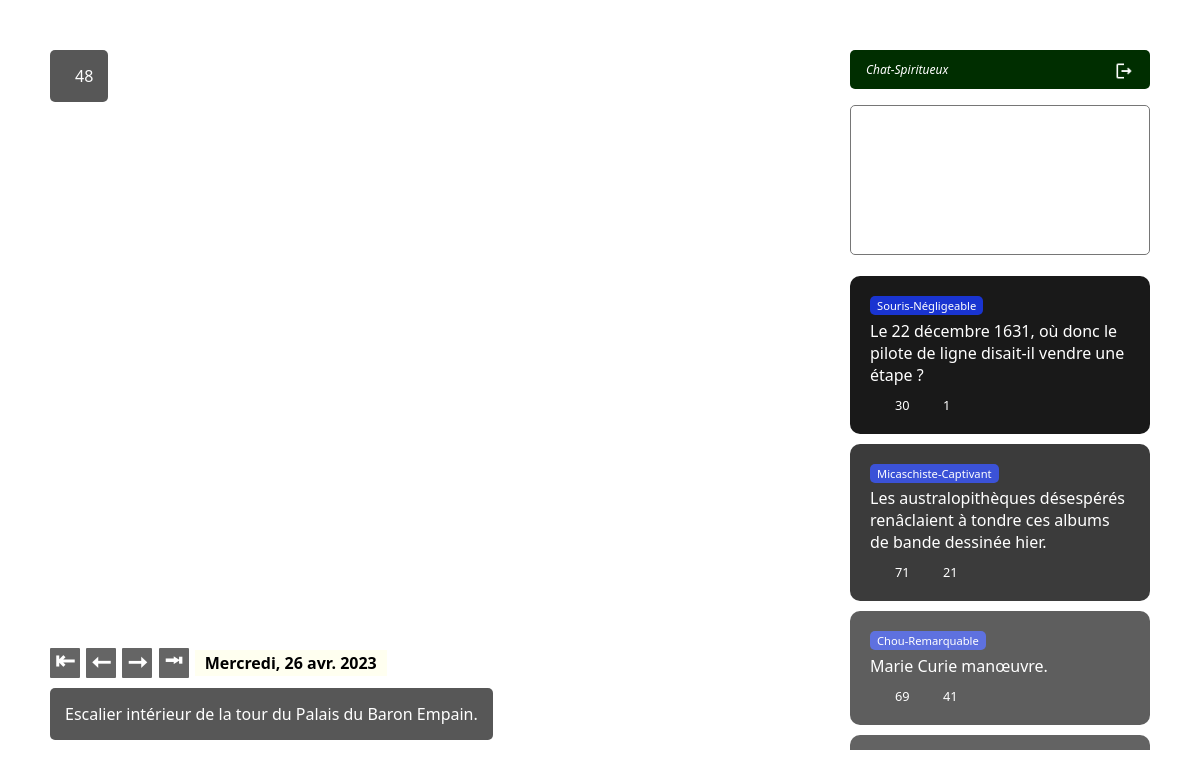
Page /index.php?op=afficher&jour=2023-04-26 (signed in) on the committed database.
### tables this page shows
CREATE TABLE `commentaire` (
  `id` int(10) UNSIGNED NOT NULL,
  `texte` varchar(500) DEFAULT NULL,
  `dateajout` datetime NOT NULL,
  `image_id` mediumint(8) UNSIGNED NOT NULL,
  `utilisateur_id` int(10) UNSIGNED NOT NULL
);

CREATE TABLE `utilisateur` (
  `id` int(10) UNSIGNED NOT NULL,
  `pseudo` varchar(50) DEFAULT NULL,
  `courriel` varchar(255) NOT NULL,
  `mdp` varchar(255) NOT NULL
);

CREATE TABLE `image` (
  `id` mediumint(8) UNSIGNED NOT NULL,
  `fichier` varchar(200) NOT NULL,
  `description` varchar(2000) DEFAULT NULL,
  `jour` date NOT NULL
);

### lib/image-modele.lib.php (called while the page is built)
<?php
function imageDuJour($jour) {
  $bd = ouvrirConnexion();
  $sql = "SELECT * FROM image WHERE jour='$jour'";
  return lireUn($bd, $sql);
}

### lib/sql.lib.php (called while the page is built, shortened)
<?php
function soumettreRequete($cnx, $req)
{
  return mysqli_query($cnx, $req);
}
function lire($cnx, $req, $mode=MYSQLI_ASSOC)
{
  $resultat = soumettreRequete($cnx, $req);
  if($resultat) {
    return mysqli_fetch_all($resultat, $mode);
  }
  return false;
}
function lireUn($cnx, $req)
{
  $resultat = soumettreRequete($cnx, $req);
  if($resultat) {
    return mysqli_fetch_assoc($resultat);
  }
  return false;
}

### lib/image-controleur.lib.php (called while the page is built, shortened)
<?php
$util = (isset($_SESSION['utilisateur'])) ? $_SESSION['utilisateur'] : false;
require_once('lib/sql.lib.php');
require('lib/plebiscite-modele.lib.php');
require('lib/commentaire-modele.lib.php');
extract(gererJours());
$image = imageDuJour($jour);
$plebiscite = obtenirEtatEtDecompte($image['id'], $util?$util['id']:0);
$commentaires = toutAvecVotes($image['id']);

### lib/plebiscite-modele.lib.php (called while the page is built, shortened)
<?php
function obtenirEtatEtDecompte($iid, $uid=0) {
  $bd = ouvrirConnexion();
  $sql = "SELECT
            COUNT(id) AS decompte,
            SUM(utilisateur_id=$uid) AS etat
          FROM plebiscite
          WHERE image_id=$iid";
  return lireUn($bd, $sql);
}

### lib/commentaire-modele.lib.php (called while the page is built, shortened)
<?php
function toutAvecVotes($iid) {
  $bd = ouvrirConnexion();
  $sql = "SELECT
            c.*,
            u.pseudo,
            SUM(CASE WHEN v.updown=1 THEN 1 ELSE 0 END) AS approbateurs,
            SUM(CASE WHEN v.updown=-1 THEN 1 ELSE 0 END) AS desapprobateurs,
            -- On doit éviter la division par 0 lors du calcul du taux :
            COALESCE(
              ROUND(
                SUM(CASE WHEN v.updown=1 THEN 1 ELSE 0 END)/
                  (SUM(CASE WHEN v.updown=-1 THEN 1 ELSE 0 END)+SUM(CASE WHEN v.updown=1 THEN 1 ELSE 0 END))
                , 2
              ),
            1) AS taux
          FROM commentaire AS c
            JOIN utilisateur AS u ON c.utilisateur_id = u.id
            LEFT JOIN vote AS v ON c.id = v.commentaire_id
            JOIN image AS i ON c.image_id = i.id
          WHERE i.id = $iid
          GROUP by c.id
          ORDER BY taux DESC, c.dateajout DESC";
  return lire($bd, $sql);
}

### lib/util.lib.php (called while the page is built, shortened)
<?php
function dateFormatee($date)
{
    $formatteur = datefmt_create(
                        'fr_CA',
                        IntlDateFormatter::FULL,
                        IntlDateFormatter::FULL,
                        "America/Toronto",
                        IntlDateFormatter::GREGORIAN,
                        "EEEE, d MMM YYYY");
    return ucfirst(datefmt_format($formatteur, strtotime($date)));
}
function gererJours() {
    $formatDate = 'Y-m-d';
    $jourMax = date_format(date_create(), $formatDate);
    $jourMin = "2023-02-18";
    $jour = isset($_SESSION['jour']) ? $_SESSION['jour'] : $jourMax;
    $jourFr = dateFormatee($jour);
    $jourObj = date_create($jour);
    if($jourMin < $jour) {
        $precObj = date_sub(clone $jourObj, date_interval_create_from_date_string("1 day"));
        $prec = date_format($precObj, $formatDate);
    }
    if($jourMax > $jour) {
        $suivObj = date_add(clone $jourObj, date_interval_create_from_date_string("1 day"));
        $suiv = date_format($suivObj, $formatDate);
    }
    return [
        'jourMax'   =>  $jourMax,
        'jourMin'   =>  $jourMin,
        'jour'      =>  $jour,
        'jourFr'    =>  $jourFr,
        'prec'      =>  $prec ?? null,
        'suiv'      =>  $suiv ?? null
    ];
}

### index.php (the view, shortened to what this page needs)
<?php
	$module = 'image';
    require('lib/util.lib.php');
	require("lib/$module-controleur.lib.php");
?>
<!DOCTYPE html>
<html lang="fr">
<head>
    <link rel="stylesheet" href="ressources/css/idj.css">
</head>
<body>
    <div class="etiquette aime">
        <a
            href="plebiscite.php?op=plebisciter&iid=<?= $image['id']; ?>&etat=<?= $plebiscite['etat']; ?>"
            class="btn-aime"
        >
        </a>
        <?= $plebiscite['decompte']; ?>
    </div>
    <aside>
        <?php if($util) : ?>
        <div class="gestion-util">
            <div class="utilisateur-courant">
                <span class="util"><?= $util['pseudo']; ?></span>
                <a href="utilisateur.php?op=deconnexion" title="Déconnexion">
                    <img src="ressources/images/logout.png" alt="logout">
                </a>
            </div>
            <form
                class="commentaire"
                action="commentaire.php?op=ajouter&iid=<?= $image['id']; ?>"
                method="post"
            >
                <textarea name="texte" id="commentaire"></textarea>
            </form>
        </div>
        <?php endif; ?>
        <ul class="commentaires">
            <?php foreach ($commentaires as $com) : ?>
            <li style="opacity: clamp(0.4,<?= $com['taux'] ?>,0.9)">
                <span class="util"><?= $com['pseudo']; ?></span>
                <span class="texte"><?= $com['texte']; ?></span>
                <div class="vote">
                    <a href="vote.php?op=voter&updown=1&cid=<?= $com['id']; ?>">
                        <span class="up"><?= $com['approbateurs']; ?></span>
                    </a>
                    <a href="vote.php?op=voter&updown=-1&cid=<?= $com['id']; ?>">
                        <span class="down"><?= $com['desapprobateurs']; ?></span>
                    </a>
                </div>
            </li>
            <?php endforeach; ?>
        </ul>
    </aside>
    <div class="info">
        <div class="date">
            <span class="premier">
                <?php if($image['jour']>$jourMin) : ?>
                    <a
                        title="Premier jour disponible (<?= dateFormatee($jourMin) ?>)"
                        href="index.php?op=afficher&jour=<?= $jourMin ?>"
                    >&#x21E4;</a>
                <?php ;else: ?>
                    <a class="lien-inactif">&#x21E4;</a>
                <?php endif ?>
            </span>
            <span class="prec">
                <?php if(isset($prec)) : ?>
                    <a
                        title="Jour précédent (<?= dateFormatee($prec) ?>)"
                        href="index.php?op=afficher&jour=<?= $prec; ?>"
                    >&#x2B60;</a>
                <?php ;else: ?>
                    <a class="lien-inactif">&#x2B60;</a>
                <?php endif ?>
            </span>
            <span class="suiv">
                <?php if(isset($suiv)) : ?>
                    <a
                        title="Jour suivant (<?= dateFormatee($suiv) ?>)"
                        href="index.php?op=afficher&jour=<?= $suiv; ?>"
                    >&#x2B62;</a>
                <?php ;else: ?>
                    <a class="lien-inactif">&#x2B62;</a>
                <?php endif ?>
            </span>
            <span class="dernier">
                <?php if($image['jour']<$jourMax) : ?>
                    <a
                        title="Aujourd'hui (<?= dateFormatee($jourMax) ?>)"
                        href="index.php?op=afficher&jour=<?= $jourMax; ?>"
                    >&#x2B72;</a>
                <?php ;else: ?>
                    <a class="lien-inactif">&#x2B72;</a>
                <?php endif ?>
            </span>
            <i><?= dateFormatee($image['jour']); ?></i>
        </div>
        <?php if($image['description'] && $image['description'] != '') : ?>
            <div class="etiquette etiquette-etendue description">
                <?= $image['description']; ?>
            </div>
        <?php endif; ?>
    </div>
</body>
</html>

### ressources/css/idj.css (style rules this page uses)
html { box-sizing: border-box; background-repeat: no-repeat; background-position: center; background-size: cover; height: 100%; }
*, *:before, *:after { box-sizing: inherit; }
body { font-family: 'Segoe UI Light','Segoe UI',Arial,Helvetica,Sans-Serif; }
a, a:hover, a:visited, a:active { text-decoration: none; color: inherit; }
.info { position: absolute; left: 50px; bottom: 50px; }
.aime { position: absolute; left: 50px; top: 50px; display: flex; align-items: center; }
.etiquette { background-color: #111; opacity: 0.7; color: white; padding: 15px; border-radius: 5px; margin-bottom: 10px; }
.etiquette-etendue { max-width: calc(90vw - 300px); min-width: 300px; }
.date { color: black; font-weight: bold; margin-bottom: 10px; }
.date span { display: inline-block; width: 30px; height: 30px; background-color: rgb(0, 0, 0); opacity: 0.6; color: white; font-size: 1.5em; font: bold; text-align: center; line-height: 1em; border-radius: 1px; margin-right: 2px; cursor: pointer; }
.date i { font-style: normal; background-color: ivory; padding: 2px 10px; }
aside { position: absolute; top: 50px; right: 50px; bottom: 50px; height: auto; overflow: scroll; -ms-overflow-style: none; scrollbar-width: none; }
.utilisateur-courant { display: flex; justify-content: space-between; align-items: center; background-color: rgb(0, 46, 0); color:rgba(255, 255, 255, 1); padding: 0.5rem 1rem; border-radius: 5px; margin-bottom: 1rem; }
.utilisateur-courant span.util { font-size: 0.75rem; font-style: italic; }
.utilisateur-courant a img { width: 1.25rem; vertical-align: middle; }
form { position: relative; }
textarea { background-color: rgba(255, 255, 255, 0); color: #333; width: 300px; height: 150px; font-size: 1.5em; padding: 5px; border-radius: 5px; resize: none; overflow: hidden; outline: none; }
ul.commentaires { width: 300px; list-style: none; padding: 0; }
ul.commentaires li { position: relative; background-color: black; opacity: 0.75; color: white; padding: 20px; border-radius: 10px; margin: 10px 0; display: flex; flex-direction: column; align-items: flex-start; }
ul.commentaires li:first-of-type { margin-top: 0; }
ul.commentaires li .util { font-size: 0.7rem; background-color: #001fcc; padding: 2px 7px; border-radius: 5px; margin-bottom: 0.3rem; }
ul.commentaires li .vote { margin-top: 10px; font-size: 0.8rem; }
ul.commentaires li .vote span { background-size: 20px; background-position: 0px; background-repeat: no-repeat; padding-left: 25px; cursor: pointer; margin-right: 5px; }
ul.commentaires li .vote .up { background-image: url(../images/up.png); }
ul.commentaires li .vote .down { background-image: url(../images/down.png); }

### rows in the picture
commentaire: utilisateur.pseudo "Souris-Négligeable", texte "Le 22 décembre 1631, où donc le pilote de ligne disait-il vendre une étape ?", approbateurs "30", desapprobateurs "1"
commentaire: utilisateur.pseudo "Micaschiste-Captivant", texte "Les australopithèques désespérés renâclaient à tondre ces albums de bande dessinée hier.", approbateurs "71", desapprobateurs "21"
commentaire: utilisateur.pseudo "Chou-Remarquable", texte "Marie Curie manœuvre.", approbateurs "69", desapprobateurs "41"
image: jour "Mercredi, 26 avr. 2023", description "Escalier intérieur de la tour du Palais du Baron Empain."

### other values in the picture
$plebiscite['decompte'] "48"
$util['pseudo'] "Chat-Spiritueux"
